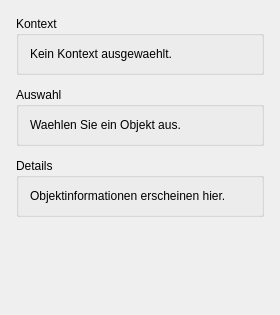
<?xml version="1.0" encoding="UTF-8"?>
<ui version="4.0">
 <class>InspectorHost</class>
 <widget class="QWidget" name="InspectorHost">
  <property name="minimumSize">
   <size>
    <width>280</width>
    <height>0</height>
   </size>
  </property>
  <layout class="QVBoxLayout" name="mainLayout">
   <property name="leftMargin">
    <number>0</number>
   </property>
   <property name="topMargin">
    <number>0</number>
   </property>
   <property name="rightMargin">
    <number>0</number>
   </property>
   <property name="bottomMargin">
    <number>0</number>
   </property>
   <item>
    <widget class="QStackedWidget" name="inspectorStack">
     <property name="currentIndex">
      <number>0</number>
     </property>
     <widget class="QWidget" name="defaultContent">
      <layout class="QVBoxLayout" name="defaultLayout">
       <property name="leftMargin">
        <number>16</number>
       </property>
       <property name="topMargin">
        <number>16</number>
       </property>
       <property name="rightMargin">
        <number>16</number>
       </property>
       <property name="bottomMargin">
        <number>16</number>
       </property>
       <property name="spacing">
        <number>12</number>
       </property>
       <item>
        <widget class="QGroupBox" name="groupContext">
         <property name="title">
          <string>Kontext</string>
         </property>
         <layout class="QVBoxLayout" name="groupContextLayout">
          <item>
           <widget class="QLabel" name="contextLabel">
            <property name="text">
             <string>Kein Kontext ausgewaehlt.</string>
            </property>
            <property name="wordWrap">
             <bool>true</bool>
            </property>
           </widget>
          </item>
         </layout>
        </widget>
       </item>
       <item>
        <widget class="QGroupBox" name="groupSelection">
         <property name="title">
          <string>Auswahl</string>
         </property>
         <layout class="QVBoxLayout" name="groupSelectionLayout">
          <item>
           <widget class="QLabel" name="selectionLabel">
            <property name="text">
             <string>Waehlen Sie ein Objekt aus.</string>
            </property>
            <property name="wordWrap">
             <bool>true</bool>
            </property>
           </widget>
          </item>
         </layout>
        </widget>
       </item>
       <item>
        <widget class="QGroupBox" name="groupDetails">
         <property name="title">
          <string>Details</string>
         </property>
         <layout class="QVBoxLayout" name="groupDetailsLayout">
          <item>
           <widget class="QLabel" name="detailsLabel">
            <property name="text">
             <string>Objektinformationen erscheinen hier.</string>
            </property>
            <property name="wordWrap">
             <bool>true</bool>
            </property>
           </widget>
          </item>
         </layout>
        </widget>
       </item>
       <item>
        <spacer name="verticalSpacer">
         <property name="orientation">
          <enum>Qt::Orientation::Vertical</enum>
         </property>
         <property name="sizeHint" stdset="0">
          <size>
           <width>20</width>
           <height>40</height>
          </size>
         </property>
        </spacer>
       </item>
      </layout>
     </widget>
    </widget>
   </item>
  </layout>
 </widget>
 <layoutdefault spacing="6" margin="11"/>
 <resources/>
 <connections/>
</ui>
